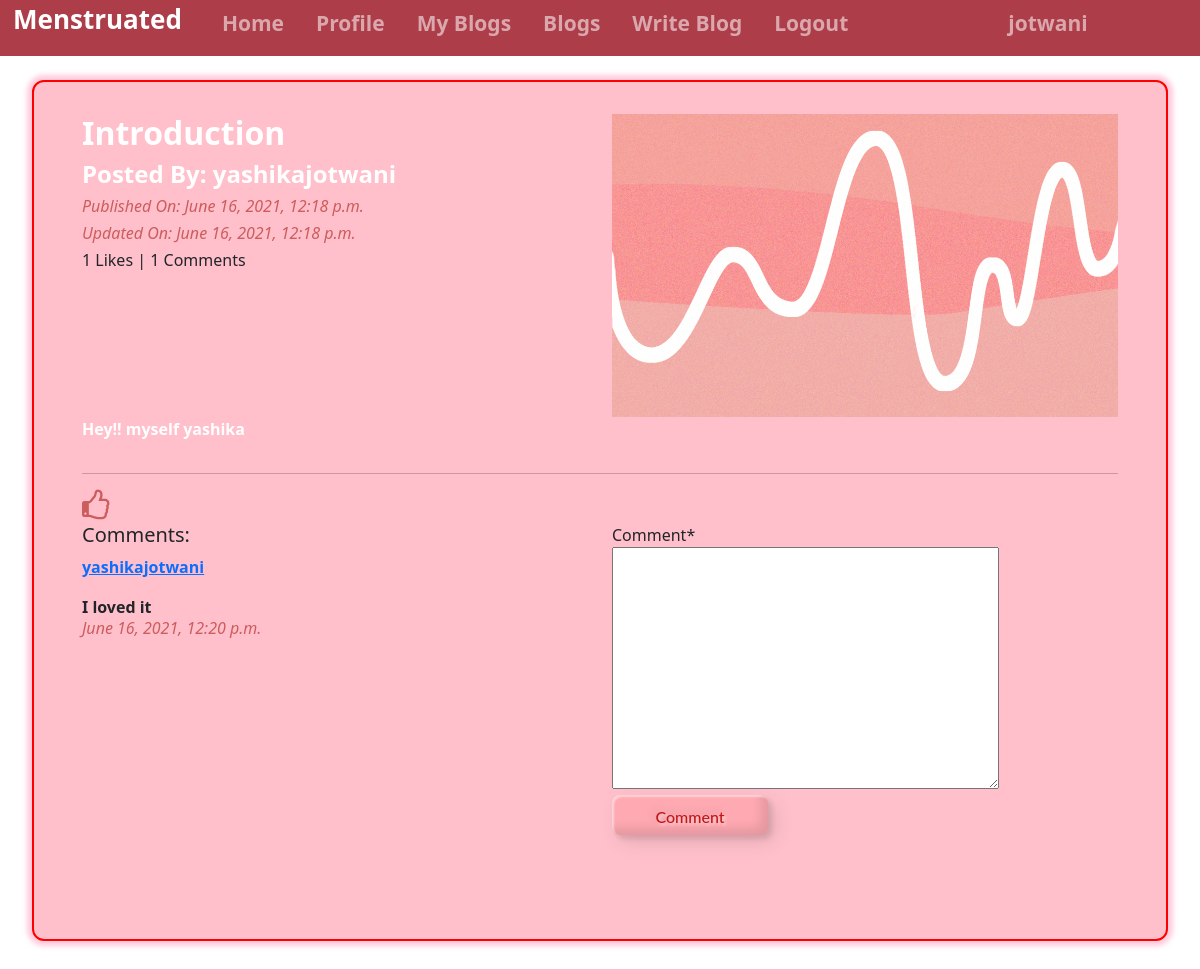
/blog/details/Introduction-64f2bc08-805b-4c10-9071-07c76e926e75 (signed in), run on the app's committed database.
### App_Blog/models.py (models this page shows, shortened)
class Blog(models.Model):
    author = models.ForeignKey(User, on_delete=models.CASCADE,related_name='post_author')
    blog_title = models.CharField(max_length=264, verbose_name="Put a Title")
    slug = models.SlugField(max_length=264, unique=True)
    blog_content = models.TextField(verbose_name="What is on your mind?")
    blog_image = models.ImageField(upload_to='blog_images', verbose_name="Blog Image")
    public_date = models.DateTimeField(auto_now_add = True)
    update_date = models.DateTimeField(auto_now=True)
    class Meta:
        ordering =['-public_date']

class Comment(models.Model):
    blog = models.ForeignKey(Blog,on_delete=models.CASCADE,related_name='blog_comment')
    user = models.ForeignKey(User, on_delete=models.CASCADE,related_name='user_comment')
    comment =models.TextField()
    comment_date = models.DateTimeField(auto_now_add=True)
    class Meta:
        ordering =['-comment_date']

### App_Blog/views.py (the view, shortened to what this page needs)
# urls.py: path('details/<slug:slug>',views.blog_details,name='blog_details'),
def blog_details(request,slug):
     blog = Blog.objects.get(slug=slug)
     comment_form = CommentForm()
     already_liked = Likes.objects.filter(blog=blog,user=request.user)
     if already_liked:
          liked=True
     else:
          liked=False
     return render(request,'App_Blog/blog_details.html', context={'blog':blog,'comment_form':comment_form,'liked':liked})

### App_Blog/forms.py
class CommentForm(forms.ModelForm):
    class Meta:
         model = Comment
         fields =('comment',)

### templates/App_Blog/blog_details.html (shortened to what this page needs)
{% extends 'Base.html' %}
{%  load crispy_forms_tags %}
{% block body_block %}
<div class="blogmore">
  <div class="row">
    <div class="col-sm-6">
    <h2>{{blog.blog_title}}</h2>
    <h4>Posted By: {{blog.author}}</h4>
    <i> <h6> Published On: {{blog.public_date}} </h6></i>
    <i> <h6> Updated On: {{blog.update_date}} </h6></i>
    <h6>{{ blog.liked_blog.count }} Likes | {{ blog.blog_comment.count }} Comments</h6>
    </div>
    <div class="col-sm-6">
    <img src="/media/{{blog.blog_image}}" width="100%">
    </div>
    {{blog.blog_content | linebreaks }}
    </div>
    <hr>
    {%  if not liked %}
    <a href="{%  url 'App_Blog:liked_post' pk=blog.pk %}">
    <i class="fa fa-thumbs-o-up fa-2x"></i>
    </a>
    {% else %}
    <a href="{%  url 'App_Blog:unliked_post' pk=blog.pk %}">
    <i class="fa fa-thumbs-o-down fa-2x"></i>
    </a>
    {% endif %}
    <div class="row">
    <div class="col-sm-6">
    <h5>Comments:</h5>
    {% for comment in blog.blog_comment.all %}
    <p> <a href="#">{{ comment.user }}</a> </p>
       <b>{{ comment.comment}} </b> <br>
     <h6> <i>{{comment.comment_date}}</i> </h6>
    {% endfor %}
    </div>
    <div class="col-sm-6">
        <form method="post">
          {{ comment_form | crispy   }}
          <button type="submit" class="custom-btn btn-2">Comment</button>
        </form>
    </div>
    </div>
    <br><br><br>
</div>
{% endblock %}

### templates/Base.html (shortened to what this page needs)
<!DOCTYPE html>
{% load static %}
<html lang="en">
<head>
    <link href="https://cdn.jsdelivr.net/npm/bootstrap@5.0.1/dist/css/bootstrap.min.css" rel="stylesheet"
>
    <link rel="stylesheet" type="" href="https://maxcdn.bootstrapcdn.com/font-awesome/4.6.3/css/font-awesome.min.css">
    <link href="{% static 'css/base.css' %}" rel="stylesheet" />
</head>
<body>
    <nav class="navbar navbar-expand-sm bg-dark navbar-dark">
        <ul class="navbar-nav">
            <li class="nav-item active">
            </li>
            <li class="nav-item active" id="mainname" style="align-items: center;
            margin: 0rem 8px;
            font-size: 26px;
            color: white;
            font-weight: bold;
            margin-right: 1rem;">Menstruated</li>
            <li class="nav-item active">
                <a class="nav-link" href="{% url 'index' %}">Home</a>
            </li>
            {% if user.is_authenticated %}
            <li class="nav-item active">
                <a class="nav-link" href="{% url 'App_Login:profile' %}">Profile</a>
            </li>
            <li class="nav-item active">
                <a class="nav-link" href="{% url 'App_Blog:my_blogs' %}">My Blogs</a>
            </li>
            <li class="nav-item active">
                <a class="nav-link" href="{% url 'App_Blog:blog_list' %}">Blogs</a>
            <li class="nav-item active">
                    <a class="nav-link" href="{% url 'App_Blog:create_blog' %}">Write Blog</a>
            </li>
            <li class="nav-item active">
                <a class="nav-link" href="{% url 'App_Login:logout' %}">Logout</a>
            </li>
            </li>
            <li>
                <a class="nav-link" style="margin-left: 9rem;" href=""> {{ user.username }}</a>
            {% endif %}
        </ul>
    </nav>
    <div class="containermain">
        <div class="main">
            {% block body_block %}
            {% endblock %}
        </div>
    </div>
</body>
</html>

### static/css/base.css (style rules this page uses)
* { margin: 0; padding: 0; box-sizing: border-box; }
html { scroll-behavior: smooth; }
body { font-family: 'Segoe UI', Tahoma, Geneva, Verdana, sans-serif; }
.navbar { margin-top: 0.5rem; margin-bottom: 0.5rem; }
.navbar a { text-decoration: none; margin-left: 1rem; color: whitesmoke; font-size: 21px; font-weight: bold; }
.custom-btn { width: 156px; height: 40px; color: #fff; border-radius: 8px; padding: 10px 25px; font-family: 'Lato', sans-serif; font-weight: 500; font-size: 16px; background: transparent; cursor: pointer; transition: all 0.3s ease; position: relative; display: inline-block; box-shadow: inset 2px 2px 2px 0px rgba(255,255,255,.5), inset -7px -7px 10px 0px rgba(0,0,0,.1),7px 7px 20px 0px rgba(0,0,0,.1), 4px 4px 5px 0px rgba(0,0,0,.1); text-shadow: 2px 2px 3px rgba(255,255,255,.5), -4px -4px 6px rgba(116, 125, 136, .2); outline: none; }
.btn-2 { background-color: #ffa9b2; color: #c41717; border: none; }
.btn-2:before { height: 0%; width: 2px; }
.navbar { margin-top: -0.5rem !important; margin-bottom: -0.5rem !important; }
.bg-dark { background-color: #ab3643f5 !important; }
.blogmore { margin: 2rem; background: pink; padding: 2rem 3rem; border: 2px solid red; border-radius: 12px; box-shadow: 0 0 5px 5px rgb(255 112 158 / 36%); }
.blogmore h2,h4,p { color: white; font-weight: bold; }
.blogmore i { color: indianred; }

### data on the page
Blog: blog_title "Introduction", author "yashikajotwani", public_date "June 16, 2021, 12:18 p.m.", update_date "June 16, 2021, 12:18 p.m.", liked_blog.count "1", blog_comment.count "1", blog_image (picture), blog_content "Hey!! myself yashika"
Comment: user "yashikajotwani", comment "I loved it", comment_date "June 16, 2021, 12:20 p.m."

### other printed values
{{ user.username }} "jotwani"
